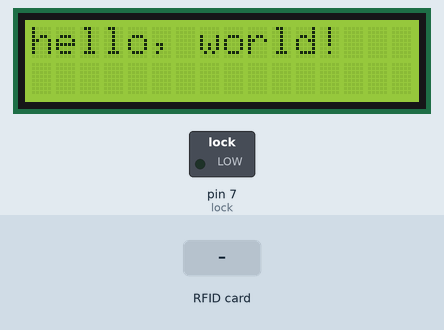
Simulated run of this sketch. Board: Arduino Uno, built with avr-gcc and run on an emulated ATmega328P. Parts: 16×2 character LCD, switched loads named in the sketch (green lamp = pin HIGH). The test bench sets the inputs (shaded band). Pins used as bus, display or sensor lines are not drawn; what the sketch prints to the serial monitor is not drawn.

Above: at 1.3 s.
1.4 s: RFID card 5E 7A 19 C4 held to the reader
At 2.5 s:
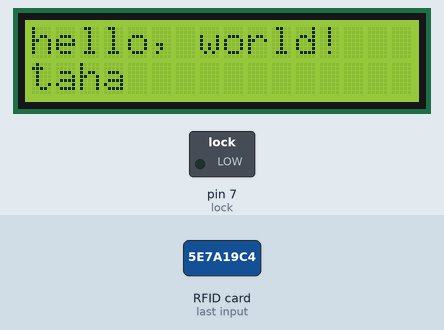
2.9 s: RFID card 50 8F 4F 73 held to the reader
At 3.9 s:
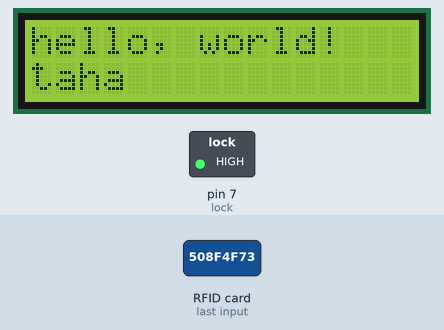
Timing chart, 0 to 5.9 s (numbered marks = the images above; inputs shaded):
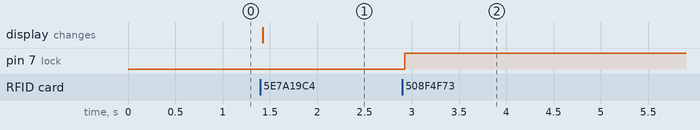

The sketch:

rfid_relay.ino
```cpp
/*
 Engr.Muhammad Taha
 0330-8530186
 REX Electric Service
               MFRC522      Arduino       Arduino   Arduino    Arduino          Arduino
               Reader/PCD   Uno           Mega      Nano v3    Leonardo/Micro   Pro Micro
   Signal      Pin          Pin           Pin       Pin        Pin              Pin
   -----------------------------------------------------------------------------------------
   RST/Reset   RST          9             5         D9         RESET/ICSP-5     RST
   SPI SS      SDA(SS)      10            53        D10        10               10
   SPI MOSI    MOSI         11 / ICSP-4   51        D11        ICSP-4           16
   SPI MISO    MISO         12 / ICSP-1   50        D12        ICSP-1           14
   SPI SCK     SCK          13 / ICSP-3   52        D13        ICSP-3           15

*/
#include <SPI.h>
#include <MFRC522.h>
#include <LiquidCrystal.h>

#define RST_PIN         9           // Configurable, see typical pin layout above
#define SS_PIN          10          // Configurable, see typical pin layout above

const int rs = 8, en = 9, d4 = 5, d5 = 4, d6 = 3, d7 = 2;
LiquidCrystal lcd(rs, en, d4, d5, d6, d7);

MFRC522 mfrc522(SS_PIN, RST_PIN);   // Create MFRC522 instance.

String read_rfid;                   // Add how many you need and don't forget to include the UID.
String ok_rfid = "508f4f73";      // This is for my main RFID Card. aka. The one I will be using to turn on my PC. Can also be used to shut it down if you want to.
int lock = 7;                       // For the ON.
int x =0 ;
/*
   Initialize.
*/
void setup() {
  Serial.begin(9600);         // Initialize serial communications with the PC
  while (!Serial);            // Do nothing if no serial port is opened (added for Arduinos based on ATMEGA32U4)
  SPI.begin();                // Init SPI bus
  mfrc522.PCD_Init();         // Init MFRC522 card

  // set up the LCD's number of columns and rows:
  lcd.begin(16, 2);
  // Print a message to the LCD.
  lcd.print("hello, world!");

  //Choose which lock below:
  pinMode(lock, OUTPUT);

}
/*
   Helper routine to dump a byte array as hex values to Serial.
*/
void dump_byte_array(byte *buffer, byte bufferSize) {
  read_rfid = "";
  for (byte i = 0; i < bufferSize; i++) {
    read_rfid = read_rfid + String(buffer[i], HEX);
  }
}

void loop() {

  // Look for new cards
  if ( ! mfrc522.PICC_IsNewCardPresent())
    return;

  // Select one of the cards
  if ( ! mfrc522.PICC_ReadCardSerial())
    return;

  dump_byte_array(mfrc522.uid.uidByte, mfrc522.uid.size);
  Serial.println(read_rfid);
  x = digitalRead(lock);
  if (read_rfid == ok_rfid)
  {

    switch (x) {
      case 0:
        digitalWrite(lock, HIGH);
        Serial.print("BIKE START");
        break;
      case 1:
        digitalWrite(lock, LOW);
        Serial.print("BIKE START");
        break;


    }
  }
  else
  { lcd.setCursor(0, 1);
    lcd.write("taha");
    Serial.print("Unauthorized Person");
  }
}
```

Measured:
- after the input at 1.4 s, the display: changes at once (image 1)
- after the input at 2.9 s, pin 7 (lock): LOW → HIGH at once
